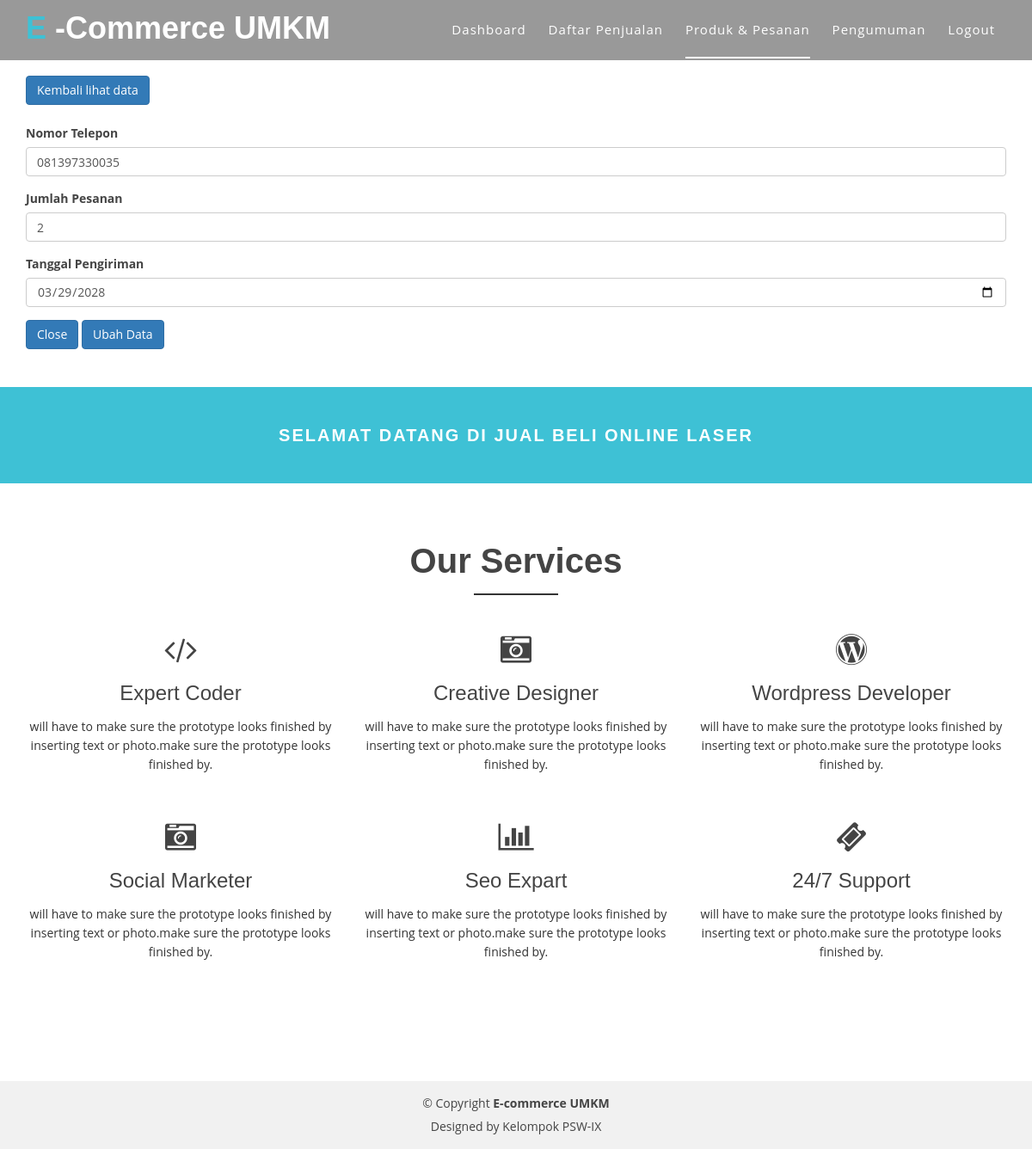
Screenshot of /ubahkeranjang.php?id=1 (signed in) with the database file from the repository.
### tables this page shows
CREATE TABLE `t_daftar_pesanan` (
  `id_daftar_pesanan` int(11) NOT NULL,
  `username` varchar(100) NOT NULL,
  `nomor_telepon` varchar(30) NOT NULL,
  `kode_produk` varchar(100) NOT NULL,
  `nama_produk` varchar(100) NOT NULL,
  `jlh_barang_pesanan` int(11) NOT NULL,
  `tgl_pengiriman` varchar(100) NOT NULL,
  `harga` int(15) NOT NULL,
  `status` varchar(250) NOT NULL
);

### koneksi.php (called while the page is built, shortened)
<?php
$db = mysqli_connect('localhost', 'root', '', 'psw2_proyek');
function EksekusiQuery($query)
{
    global $db;
    $result = mysqli_query($db, $query);
    return $result;
}
function GetDaftarPesanan($id)
{
    $query = "SELECT * FROM t_daftar_pesanan WHERE id_daftar_pesanan = '$id'";
    $result = EksekusiQuery($query);
    $data = mysqli_fetch_assoc($result);
    return $data;
}

### ubahkeranjang.php (the view, shortened to what this page needs)
<?php
    require_once 'koneksi.php';
    $ubah = $_GET["id"];
    $data = GetDaftarPesanan($ubah);
?>
<!doctype html>
<html lang="en">
<head>
    <link href="lib/bootstrap/css/bootstrap.min.css" rel="stylesheet">
    <link href="lib/nivo-slider/css/nivo-slider.css" rel="stylesheet">
    <link href="lib/owlcarousel/owl.carousel.css" rel="stylesheet">
    <link href="lib/owlcarousel/owl.transitions.css" rel="stylesheet">
    <link href="lib/font-awesome/css/font-awesome.min.css" rel="stylesheet">
    <link href="lib/animate/animate.min.css" rel="stylesheet">
    <link href="lib/venobox/venobox.css" rel="stylesheet">
    <link href="css/nivo-slider-theme.css" rel="stylesheet">
    <link href="css/style.css" rel="stylesheet">
    <link href="css/responsive.css" rel="stylesheet">
</head>
<body data-spy="scroll" data-target="#navbar-example">
    <header>
        <div id="sticker" class="header-area">
            <div class="container">
                <div class="row">
                    <div class="col-md-12 col-sm-12">
                        <nav class="navbar navbar-default">
                        <div class="navbar-header">
                            <a class="navbar-brand page-scroll sticky-logo">
                                <h1>
                                    <span>
                                    </span>
                                    -Commerce UMKM
                                </h1>
                            </a>
                        </div>
                        <div class="collapse navbar-collapse main-menu bs-example-navbar-collapse-1" id="navbar-example">
                            <ul class="nav navbar-nav navbar-right">
                                <li>
                                    <a class="page-scroll" href="dashboard.php">Dashboard</a>
                                </li>
                                <li>
                                    <?php
                                        if($_SESSION['admin']) { ?>
                                            <a class="page-scroll" href="beli.php">Daftar Penjualan</a><?php
                                        }
                                        else{?>
                                            <a class="page-scroll" href="beli.php">Beli</a><?php
                                        }
                                    ?>
                                </li>
                                <li class="active">
                                    <?php
                                        if($_SESSION['admin']) { ?>
                                            <a class="page-scroll" href="produk.php">Produk & Pesanan</a><?php
                                        }
                                        else{?>
                                            <a class="page-scroll" href="keranjang.php">Keranjang</a><?php
                                        }
                                    ?>
                                </li>
                                <li>
                                    <a class="page-scroll" href="pengumuman.php">Pengumuman</a>
                                </li>
                                <li>
                                    <a class="page-scroll" href="logout.php">
                                        Logout
                                    </a>
                                </li>
                            </ul>
                        </div>
                    </nav>
                    </div>
                </div>
            </div>
        </div>
    </header>
    <br><br><br><br>
    <section class="blog-page-section spad ">
        <div class="container">
            <div class="row ">
                <div class="col-lg-6">
                    <a href="keranjang.php" class="btn btn-primary">
                        Kembali lihat data
                    </a>
                </div>
            </div><br>
            <form action="ubahkeranjangproses.php" method="POST">
                <div class="form-group">
                    <label for="nama">
                        Nomor Telepon
                    </label>
                    <input type="text" class="form-control" id="telepon" name="telepon" value="<?= $data['nomor_telepon']  ?>">
                </div>
                <div class="form-group">
                    <label for="">
                        Jumlah Pesanan
                    </label>
                    <input type="text" class="form-control" id="jumlah" name="jumlah" value="<?= $data['jlh_barang_pesanan']  ?>">
                </div>
                <div class="form-group">
                    <label for="">
                        Tanggal Pengiriman
                    </label>
                    <input type="date" class="form-control" id="tanggal" name="tanggal" value="<?= $data['tgl_pengiriman']  ?>" >
                </div>
                <button type="button" class="btn btn-primary" data-dismiss="modal"><a href="keranjang.php" style="color:white;">Close</a></button>
                <button type="submit" name="submit" class="btn btn-primary">
                    Ubah Data
                </button>
            </form>
        </div>
    </section>
    <br><br>
    <div class="suscribe-area">
        <div class="container">
            <div class="row">
                <div class="col-lg-12 col-md-12 col-sm-12 col-xs=12">
                    <div class="suscribe-text text-center">
                        <h3>
                            Selamat Datang di Jual Beli Online LASER
                        </h3>
                    </div>
                </div>
            </div>
        </div>
    </div>
    <div id="services" class="services-area area-padding">
        <div class="container">
            <div class="row">
                <div class="col-md-12 col-sm-12 col-xs-12">
                    <div class="section-headline services-head text-center">
                        <h2>
                            Our Services
                        </h2>
                    </div>
                </div>
            </div>
            <div class="row text-center">
                <div class="services-contents">
                    <div class="col-md-4 col-sm-4 col-xs-12">
                        <div class="about-move">
                            <div class="services-details">
                                <div class="single-services">
                                    <a class="services-icon" href="#">
                                        <i class="fa fa-code"></i>
                                    </a>
                                    <h4>
                                        Expert Coder
                                    </h4>
                                    <p>
                                        will have to make sure the prototype looks finished by inserting text or photo.make sure the prototype looks finished by.
                                    </p>
                                </div>
                            </div>
                        </div>
                    </div>
                    <div class="col-md-4 col-sm-4 col-xs-12">
                        <div class="about-move">
                            <div class="services-details">
                                <div class="single-services">
                                    <a class="services-icon" href="#">
                                        <i class="fa fa-camera-retro"></i>
                                    </a>
                                    <h4>
                                        Creative Designer
                                    </h4>
                                    <p>
                                        will have to make sure the prototype looks finished by inserting text or photo.make sure the prototype looks finished by.
                                    </p>
                                </div>
                            </div>
                        </div>
                    </div>
                    <div class="col-md-4 col-sm-4 col-xs-12">
                        <div class=" about-move">
                            <div class="services-details">
                                <div class="single-services">
                                    <a class="services-icon" href="#">
                                        <i class="fa fa-wordpress"></i>
                                    </a>
                                    <h4>
                                        Wordpress Developer
                                    </h4>
                                    <p>
                                        will have to make sure the prototype looks finished by inserting text or photo.make sure the prototype looks finished by.
                                    </p>
                                </div>
                            </div>
                        </div>
                    </div>
                    <div class="col-md-4 col-sm-4 col-xs-12">
                        <div class=" about-move">
                            <div class="services-details">
                                <div class="single-services">
                                    <a class="services-icon" href="#">
                                        <i class="fa fa-camera-retro"></i>
                                    </a>
                                    <h4>
                                        Social Marketer
                                    </h4>
                                    <p>
                                        will have to make sure the prototype looks finished by inserting text or photo.make sure the prototype looks finished by.
                                    </p>
                                </div>
                            </div>
                        </div>
                    </div>
                    <div class="col-md-4 col-sm-4 col-xs-12">
                        <div class=" about-move">
                            <div class="services-details">
                                <div class="single-services">
                                    <a class="services-icon" href="#">
                                        <i class="fa fa-bar-chart"></i>
                                    </a>
                                    <h4>
                                        Seo Expart
                                    </h4>
                                    <p>
                                        will have to make sure the prototype looks finished by inserting text or photo.make sure the prototype looks finished by.
                                    </p>
                                </div>
                            </div>
                        </div>
                    </div>
                    <div class="col-md-4 col-sm-4 col-xs-12">
                        <div class=" about-move">
                            <div class="services-details">
                                <div class="single-services">
                                    <a class="services-icon" href="#">
                                        <i class="fa fa-ticket"></i>
                                    </a>
                                    <h4>
                                        24/7 Support
                                    </h4>
                                    <p>
                                        will have to make sure the prototype looks finished by inserting text or photo.make sure the prototype looks finished by.
                                    </p>
                                </div>
                            </div>
                        </div>
                    </div>
                </div>
            </div>
        </div>
    </div>
    <br><br>
    <footer>
        <div class="footer-area-bottom">
            <div class="container">
                <div class="row">
                    <div class="col-md-12 col-sm-12 col-xs-12">
                        <div class="copyright text-center">
                            <p>
                                &copy; Copyright
                                <strong>
                                    E-commerce UMKM
                                </strong>
                            </p>
                        </div>
                        <div class="credits">
                            Designed by Kelompok PSW-IX</a>
                        </div>
                    </div>
                </div>
            </div>
        </div>
    </footer>
</body>
</html>

### css/style.css (style rules this page uses)
html, body { height: 100%; }
p { margin: 0 0 15px; color: #444; }
h1, h2, h3, h4, h5, h6 { font-family: 'Raleway', sans-serif; margin: 0 0 15px; color: #444; font-weight: 500; }
h1 { font-size: 48px; line-height: 50px; }
h2 { font-size: 38px; line-height: 40px; }
h3 { font-size: 30px; line-height: 32px; }
h4 { font-size: 24px; line-height: 26px; }
a { transition: all 0.3s ease 0s; text-decoration: none; }
body { background: #fff none repeat scroll 0 0; color: #444; font-family: 'Open Sans', sans-serif; font-size: 14px; text-align: left; overflow-x: hidden; line-height: 22px; }
ul { list-style: outside none none; margin: 0; padding: 0; }
input, select, textarea, input[type="text"], input[type="date"], input[type="url"], input[type="email"], input[type="password"], input[type="tel"], button, button[type="submit"] { -moz-appearance: none; box-shadow: none !important; }
.area-padding { padding: 70px 0px 80px; }
.section-headline h2 { display: inline-block; font-size: 40px; font-weight: 600; margin-bottom: 70px; position: relative; text-transform: capitalize; }
.section-headline h2::after { border: 1px solid #333; bottom: -20px; content: ""; left: 0; margin: 0 auto; position: absolute; right: 0; width: 40%; }
.header-area { position: absolute; top: 0; left: 0; width: 100%; height: auto; background: rgba(0, 0, 0, 0.40); z-index: 9; }
.navbar-header a.navbar-brand { display: inline-block; height: 70px; padding: 15px 0; }
.main-menu ul.navbar-nav li { display: inline-block; padding: 0px 13px; }
.main-menu ul.navbar-nav li a { background: rgba(0, 0, 0, 0) none repeat scroll 0 0; color: #fff; font-size: 15px; font-weight: 500; padding: 24px 0px; text-transform: capitalize; letter-spacing: 1px; }
.main-menu ul.navbar-nav li.active > a::after { border: 1px solid #fff; bottom: 0px; content: ""; left: 0; position: absolute; width: 100%; }
.main-menu ul.navbar-nav li.active a { background: rgba(0, 0, 0, 0) none repeat scroll 0 0; color: #fff; position: relative; }
.navbar { border: medium none; margin-bottom: 0; }
.navbar-default { background: rgba(0, 0, 0, 0) none repeat scroll 0 0; }
.sticky-logo h1 { color: #fff; padding: 0; margin: 0; font-size: 36px; font-weight: bold; line-height: 1; }
.sticky-logo h1 span { color: #3ec1d5; }
.services-icon { color: #444; display: inline-block; font-size: 36px; line-height: 36px; margin-bottom: 20px; }
.section-headline.services-head>h2 { margin-bottom: 25px; }
.services-details { padding-top: 40px; transition: all 0.5s ease 0s; }
.single-services>h4 { color: #444; font-size: 24px; font-weight: 500; }
.single-services>p { color: #333; font-size: 14px; }
.suscribe-area { background: #3EC1D5 none repeat scroll 0 0; padding: 30px 0; }
.suscribe-text { display: block; padding: 10px 0; }
.suscribe-text h3 { color: #fff; display: inline-block; font-size: 20px; font-weight: 600; margin: 0; text-transform: uppercase; letter-spacing: 2px; }
.footer-area-bottom { background: #f1f1f1 none repeat scroll 0 0; padding: 15px 0; }
.copyright>p { margin-bottom: 0; color: #444; }
.credits { padding-top: 5px; text-align: center; }

### rows the page displays
t_daftar_pesanan: telepon "081397330035", jumlah "2", tanggal "03/29/2028"
